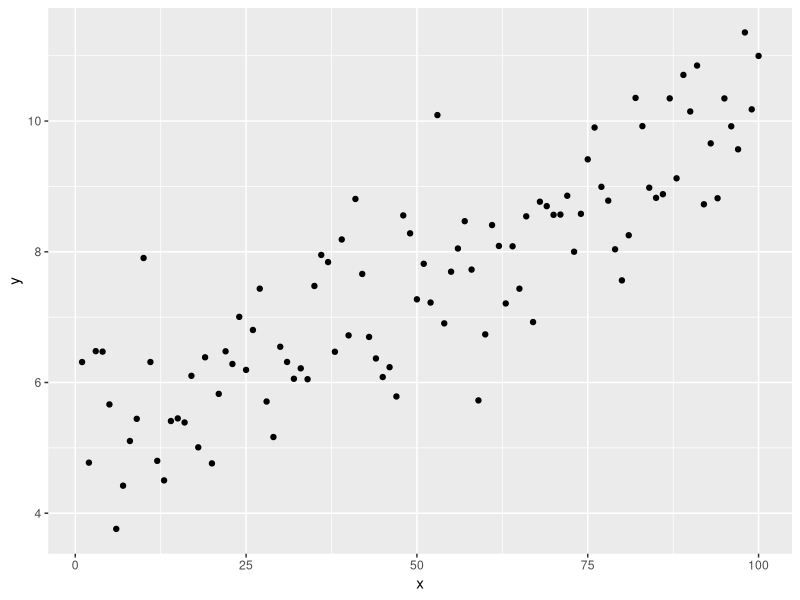
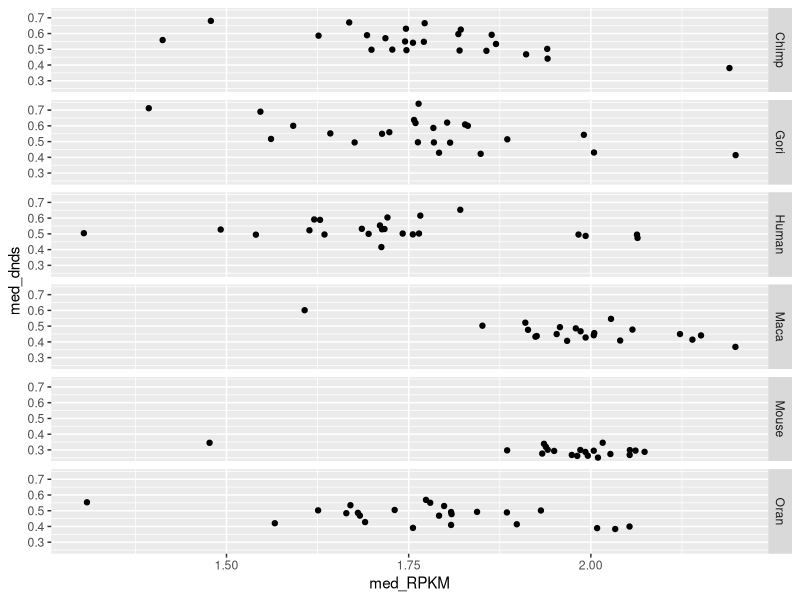
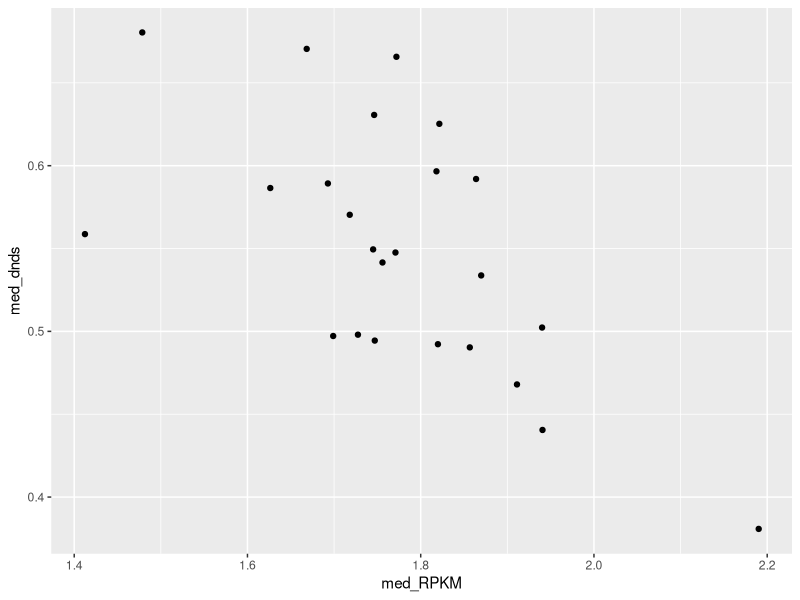
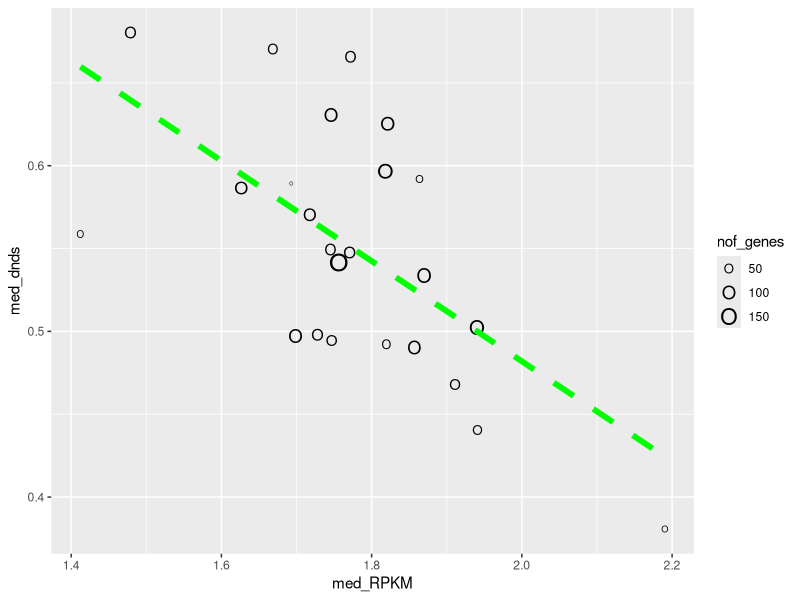

The R source for these figures, in order: (Note: this script raises an error after producing the figures.)
## ---- chunk 1

library(tidyverse)
set.seed(0)

df    <- data.frame(x=1:100)
df$y  <- 5 + 0.05*(df$x) + rnorm(100)

plot1 <- ggplot(data = df, mapping = aes(x = x, y = y)) + 
  geom_point() + 
  NULL

plot(plot1)

## ---- chunk 2

library(tidyverse)
mammals <- read_csv(file = "../datasets/dataset.01.rsbl20150010supp1.csv")

## ---- chunk 3
mamm_summ = mammals %>%
  group_by(chr, Species) %>%
  summarise(med_RPKM = median(log10(RPKM)), med_dnds = median(dNdS), nof_genes = n())

ggplot(mamm_summ) + geom_point(mapping = aes(x = med_RPKM, y = med_dnds)) + facet_grid(Species~.)
## ---- chunk 4
chimp_data = mamm_summ %>% filter(Species == 'Chimp') %>% {.}
## ---- chunk 5

cor(df$x, df$y)

cor.test(df$x, df$y)

## ---- chunk 6
ggplot(chimp_data) + geom_point(mapping = aes(x = med_RPKM, y = med_dnds))
cor.test(chimp_data$med_RPKM, chimp_data$med_dnds)
## ---- chunk 7

fit <- lm(y ~ x, data = df) 
print(fit)

names(fit)

summary(fit)

## ---- chunk 8
fit_chimp = lm(data = chimp_data, med_dnds ~ med_RPKM)
## ---- chunk 9
summary(fit_chimp)
## ---- chunk 10
fit_chimp$coefficients
## ---- chunk 11
a = fit_chimp$coefficients['(Intercept)']
b = fit_chimp$coefficients['med_RPKM']
fit_line = a + b*chimp_data$med_RPKM
fit_plot = ggplot(chimp_data) + geom_point(mapping = aes(med_RPKM, med_dnds, size = nof_genes), shape = 'O') +
  geom_line(mapping = aes(med_RPKM, fit_line), color = 'green', size = 2, linetype = 2)
fit_plot
## ---- chunk 12
ggplot(chimp_residuals) + geom_point(mapping = aes(fit_chimp$fitted.values, fit_chimp$residuals, size = nof_genes), shape = 'O') +
  geom_hline(mapping = aes(yintercept = 0), color = 'green', size = 2, linetype = 2)
## ---- chunk 13
fit_chimp_w = lm(data = chimp_data, med_dnds ~ med_RPKM, weights = 1/exp(nof_genes))
aw = fit_chimp_w$coefficients['(Intercept)']
bw = fit_chimp_w$coefficients['med_RPKM']
fit_line_w = aw + bw*chimp_data$med_RPKM

fit_plot + geom_line(mapping = aes(med_RPKM, fit_line_w), color = 'red', size = 1.5, linetype = 2)

summary(fit_chimp_w)
## ---- chunk 14
xmod = -1 * fit_chimp_w$fitted.values < 0
x = xmod*log(abs(fit_chimp_w$fitted.values))

ymod = -1 * fit_chimp_w$residuals < 0
y = ymod * log(abs(fit_chimp_w$residuals))

ggplot(chimp_data) + geom_point(mapping = aes(x, y, size = nof_genes), shape = 'O') +
  geom_hline(mapping = aes(yintercept = 0), color = 'red', size = 1.5)
## ---- chunk 15
anova(fit_chimp)
cor.test(chimp_data$med_dnds, chimp_data$med_RPKM)
## ---- chunk 16

library(tidyverse)

set.seed(0)
df    <- data.frame(x=1:100)
df$y  <- 5 + 0.05*(df$x) + rnorm(100)
df$y2 <- (df$x + 5*rnorm(100))^2

plot1 <- ggplot(data = df, mapping = aes(x = x, y = y2)) + 
  geom_point() + 
  NULL

plot(plot1)

## ---- chunk 17
fit_bad = lm(y2~x, data = df)
ab = fit_bad$coefficients['(Intercept)']
bb = fit_bad$coefficients['x']
fit_line_b = ab + bb*df$x

plot1 + geom_line(mapping = aes(df$x, fit_line_b), size = 1.2, color = 'green')

## ---- chunk 18
fit_sqrt = lm(sqrt(y2)~x, data = df)
as = fit_sqrt$coefficients['(Intercept)']
bs = fit_sqrt$coefficients['x']
fit_line_sqrt = as + bs*df$x
summary(fit_sqrt)

ggplot(data = df, mapping = aes(x = x, y = sqrt(y2))) + 
  geom_point() + geom_line(mapping = aes(df$x, fit_line_b), size = 1.2, color = 'green')


ggplot() + geom_point(mapping=aes(x = fit_sqrt$fitted.values, y = fit_sqrt$residuals)) +
  geom_hline(mapping = aes(yintercept = 0), size = 1.2, color = 'green')
## ---- chunk 19

browseURL(url = "https://www.youtube.com/embed/hf3CdRvv9cc?autoplay=1")

